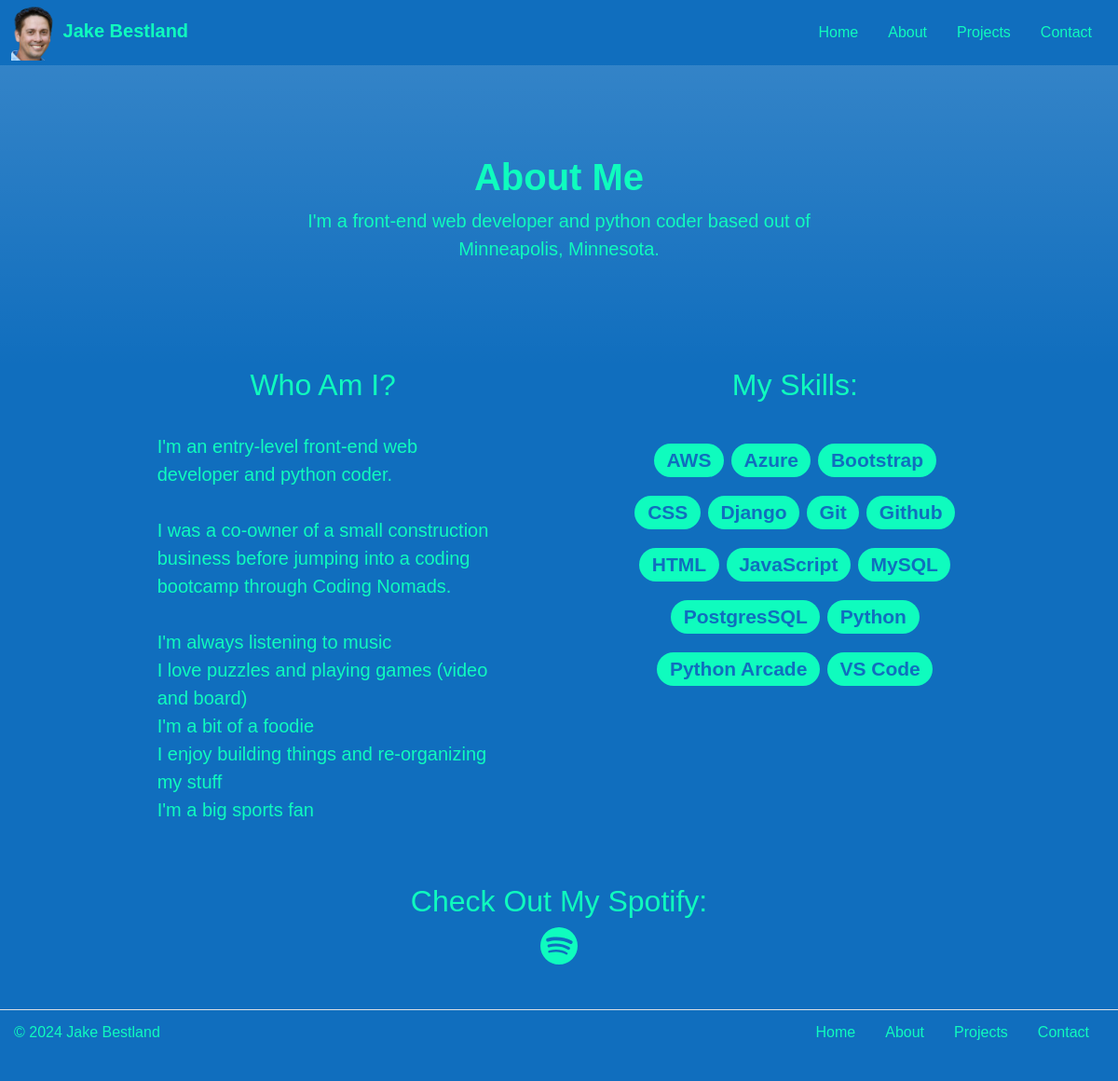
The page /about/ on the database its author committed.
### projects/models.py (models this page shows, shortened)
class AboutMe(models.Model):
    tag_line_text = models.CharField(max_length=200)
    main_text = models.TextField()

class Skill(models.Model):
    name = models.CharField(max_length=100, unique=True)
    class Meta:
        ordering = ['name']
        constraints = [
            UniqueConstraint(
                Lower('name'),
                name='skill_name_case_insensitive_unique',
                violation_error_message= "Skill already exists (case insensitive match)"
            ),
        ]

### projects/views.py (the view)
# urls.py: path('about/', views.about, name='about'),
def about(request):
    skills = Skill.objects.all()
    text = AboutMe.objects.get(id=1)
    context = {
        'skills': skills,
        'text': text
    }
    return render(request, 'projects/about.html', context=context)

### projects/templates/projects/about.html (shortened to what this page needs)
{% extends "base.html" %}
{% load static %}
{% block content %}
<div class="px-4 py-5 text-center bg-gradient">
    <div class="row py-lg-5">
        <div class="col-lg-6 col-md-8 mx-auto">
            <h1 class="fw-normal"><strong>About Me</strong></h1>
            <p class="lead">{{ text.tag_line_text }}</p>
        </div>
    </div>
</div>
<div class="container text-center">
    <div class="row justify-content-evenly">
        <div class="col-4">
            <h2 class="fw-light"><strong>Who Am I?</strong></h2><br>
            <p class="lead text-start fs-5" style="white-space: pre-wrap">{{ text.main_text }}</p>
        </div>
        <div class="col-4">
            <h2 class="fw-light"><strong>My Skills:</strong></h2><br>
            <p class="fs-3 lh-lg">
                {% for skill in skills %}
                <span class="badge rounded-pill" style="background-color: #0FFCBE; color: #106EBE;">{{ skill.name }}</span>
                {% endfor %}
            </p>
        </div>
    </div>
</div>
<br>
<br>
<div class="container text-center">
    <h2 class="fw-light"><strong>Check Out My Spotify:</strong></h2>
    <div class="d-grid gap-3 d-sm-flex justify-content-center">
        <a class="icon-link icon-link-hover" style="--bs-icon-link-transform: translate3d(0, -.125rem, 0);" href="{% url 'profile' %}">
        </a>
    </div>
</div>
{% endblock %}

### projects/templates/base.html (shortened to what this page needs)
<!DOCTYPE html>
<html lang="en">
<head>
    <link rel="stylesheet" href="https://stackpath.bootstrapcdn.com/bootstrap/4.5.2/css/bootstrap.min.css">
    <link href="https://cdn.jsdelivr.net/npm/bootstrap@5.3.3/dist/css/bootstrap.min.css" rel="stylesheet">
    {% load static %}
    <link rel="stylesheet" type="text/css" href="{% static 'projects/homepage.css' %}">
</head>
<body>
  <nav class="navbar">
    <div class="container-fluid">
      <a class="navbar-brand" href="{% url 'projects:homepage' %}">
        <img src="{% static 'projects/img/Headshots.png' %}" alt="Logo" width="50" height="60" class="d-inline-block text-fs-2">
        <strong>Jake Bestland</strong>
      </a>
      <ul class="nav justify-content-end">
        <li class="nav-item">
          <a class="nav-link active" aria-current="page" href="{% url 'projects:homepage' %}">Home</a>
        </li>
        <li class="nav-item">
          <a class="nav-link" href="{% url 'projects:about' %}">About</a>
        </li>
        <li class="nav-item">
          <a class="nav-link" href="{% url 'projects:projects' %}">Projects</a>
        </li>
        <li class="nav-item">
          <a class="nav-link" href="{% url 'projects:contact' %}">Contact</a>
        </li>
      </ul>
    </div>
  </nav>
{% block content %}
{% endblock %}
</body>
<footer class="d-flex flex-wrap justify-content-between align-items-center my-5 border-top">
  <p class="col-md-4 mb-0">© 2024 Jake Bestland</p>
  <ul class="nav col-md-4 justify-content-end">
    <li class="nav-item">
      <a class="nav-link active" aria-current="page" href="{% url 'projects:homepage' %}">Home</a>
    </li>
    <li class="nav-item">
      <a class="nav-link" href="{% url 'projects:about' %}">About</a>
    </li>
    <li class="nav-item">
      <a class="nav-link" href="{% url 'projects:projects' %}">Projects</a>
    </li>
    <li class="nav-item">
      <a class="nav-link" href="{% url 'projects:contact' %}">Contact</a>
    </li>
  </ul>
</footer>
</html>

### projects/static/projects/homepage.css (style rules this page uses)
.navbar { background-color: #106EBE; color: #0FFCBE; margin:0%; padding: 0%; }
body { background-color: #106EBE; color: #0FFCBE; font-family: "Gill Sans", sans-serif; }
.nav-link { color: #0FFCBE; }
.navbar-brand { color: #0FFCBE; }
a { color: #0FFCBE; }
footer { position: relative; margin-top: -180px; height: 50px; clear: both; }

### rows shown on the page
AboutMe: tag_line_text "I'm a front-end web developer and python coder based out of Minneapolis, Minnesota.", main_text "I'm an entry-level front-end web developer and python coder. I was a co-owner of a small construction business before jumping into a coding bootcamp through Coding Nomads. I'm always listening to music I love puzzles and playing games (video and board) I'm a bit of a foodie I enjoy building things and re-organizing my stuff I'm a big sports fan"
Skill: name "AWS"
Skill: name "Azure"
Skill: name "Bootstrap"
Skill: name "CSS"
Skill: name "Django"
Skill: name "Git"
Skill: name "Github"
Skill: name "HTML"
Skill: name "JavaScript"
Skill: name "MySQL"
Skill: name "PostgresSQL"
Skill: name "Python"
Skill: name "Python Arcade"
Skill: name "VS Code"
